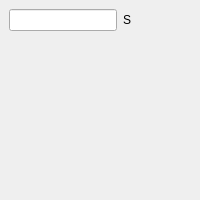
<?xml version="1.0" encoding="UTF-8"?>
<ui version="4.0">
 <class>aDockWidgetBase</class>
 <widget class="QDockWidget" name="aDockWidgetBase">
  <property name="geometry">
   <rect>
    <x>0</x>
    <y>0</y>
    <width>200</width>
    <height>200</height>
   </rect>
  </property>
  <property name="minimumSize">
   <size>
    <width>200</width>
    <height>200</height>
   </size>
  </property>
  <property name="maximumSize">
   <size>
    <width>200</width>
    <height>200</height>
   </size>
  </property>
  <property name="floating">
   <bool>false</bool>
  </property>
  <property name="windowTitle">
   <string>POP</string>
  </property>
  <widget class="QWidget" name="dockWidgetContents">
   <layout class="QGridLayout" name="gridLayout">
    <item row="1" column="0">
     <layout class="QFormLayout" name="formLayout">
      <item row="0" column="0">
       <widget class="QLineEdit" name="lineEdit">
        <property name="maximumSize">
         <size>
          <width>175</width>
          <height>30</height>
         </size>
        </property>
       </widget>
      </item>
      <item row="0" column="1">
       <widget class="QLabel" name="label">
        <property name="maximumSize">
         <size>
          <width>25</width>
          <height>30</height>
         </size>
        </property>
        <property name="text">
         <string>S</string>
        </property>
       </widget>
      </item>
     </layout>
    </item>
   </layout>
  </widget>
 </widget>
 <resources/>
 <connections/>
</ui>
